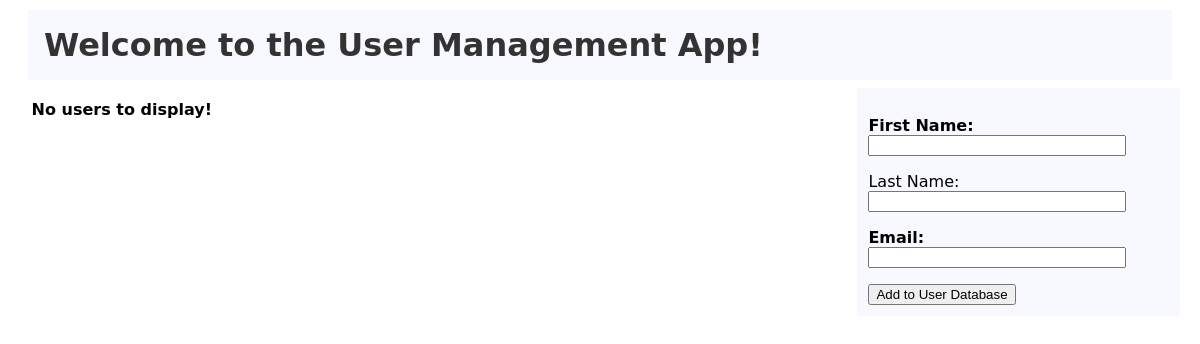
The app's page /userapplication/, older data.
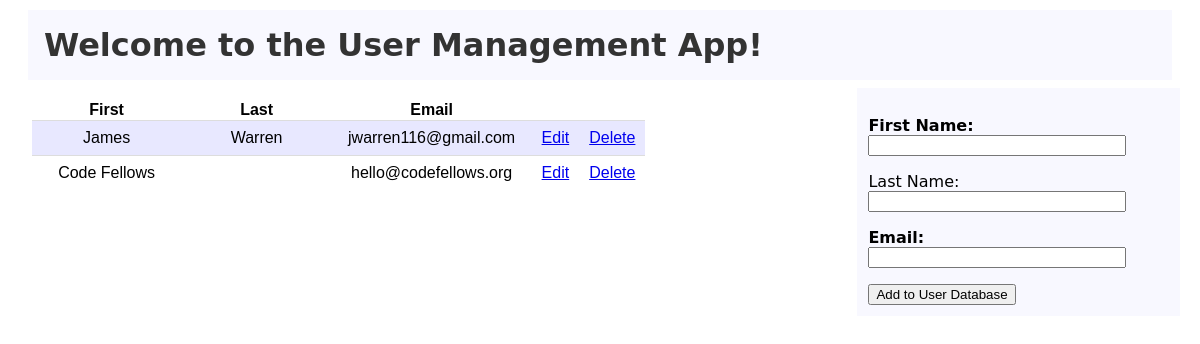
The same page, newer data.
### userapplication/models.py (models this page shows, shortened)
class UserDetail(models.Model):
    class Meta:
        verbose_name_plural = "User Details"
    fname = models.CharField('First Name', max_length=100)
    lname = models.CharField('Last Name', max_length=100, blank=True)
    email = models.EmailField('Email')
    created = models.DateTimeField('Created', auto_now_add=True, auto_now=False)
    updated = models.DateTimeField('Updated', auto_now_add=False, auto_now=True)

### userapplication/views.py (the view)
def index(request):
    if request.method == 'POST':
        userinfo = UserForm(request.POST)
        if userinfo.is_valid():
            userinfo.save()
    return render(request, 'base_site.html', {
        'users': UserDetail.objects.order_by('id'),
    })

### templates/base_site.html
{% extends 'base.html' %}
{% block content %}
<div id="columns">
    <div class="right column">
        <form action="" method="POST">{% csrf_token %}
            <p><label for="fname"><b>First Name:</b></label></br>
                <input id="fname" type="text" name="fname" required="True" maxlength="100" style="width:250px" autofocus /></p>
            <p><label for="lname">Last Name:</label></br>
                <input id="lname" type="text" name="lname" maxlength="100" style="width:250px" /></p>
            <p><label for="email"><b>Email:</b></label></br>
                <input id="email" type="email" name="email" required="True" maxlength="75" style="width:250px" /></p>
            <input type="submit" value="Add to User Database" />
        </form>
    </div>
    <div class="left column">
        {% if users %}
            <table>
                <col width="150"><col width="150"><col width="200"><col width="30"><col width="30">
                <thead>
                    <tr>
                        <th>First</th>
                        <th>Last</th>
                        <th>Email</th>
                        <th></th>
                        <th></th>
                    </tr>
                </thead>
                <tbody>
                    {% for user in users %}
                        <tr>
                            <td align=center>{{ user.fname }}</td>
                            <td align=center>{{ user.lname }}</td>
                            <td align=center>{{ user.email }}</td>
                            <td align=center><a href="{% url 'detail' user.id %}">Edit</a></td>
                            <td align=center><a href="{% url 'delete' user.id %}">Delete</a></td>
                        </tr>
                    {% endfor %}
                </tbody>
            </table>
        {% else %}
            <strong>No users to display!</strong>
        {% endif %}
    </div>
</div>
{% endblock %}

### templates/base.html (shortened to what this page needs)
<!DOCTYPE HTML>
<html>
    <head>
    </head>
    <body>
        <h1>Welcome to the User Management App!</h1>
            {% block content %}{% endblock %}
    </body>
</html>

### templates/base.html (style rules this page uses)
#columns { min-width: 900px; }
#columns .column { position: relative; padding: 1%; }
#columns .left { float: left; }
#columns .right { float: right; width: 300px; background: #F8F8FF; }
body { font-family: Lucida Grande, DejaVu Sans, Bitstream Vera Sans, Verdana,Arial,sans-serif;; background:#FFF; margin: 10px 20px; }
h1 { font-family: Lucida Grande, DejaVu Sans, Bitstream Vera Sans, Verdana,Arial,sans-serif; color:#333333; background:#F8F8FF; margin:8px; padding:16px; }
table { margin-bottom: 20px; border-collapse: collapse; font-family: Verdana, Geneva, sans-serif; }
table tr:nth-child(odd) td { background: #E8E8FF; }
td { border-top: 1px solid #DDD; padding-top: 8px; padding-bottom: 8px; padding-right: 10px; padding-left: 10px; }

Row changes from the older to the newer data that the page shows:
added UserDetail: fname "James", lname "Warren", email "jwarren116@gmail.com"
added UserDetail: fname "Code Fellows", email "hello@codefellows.org"
Text that changed along with them:
text no longer shown: "No users to display!"
text now shown: "First Last Email"
